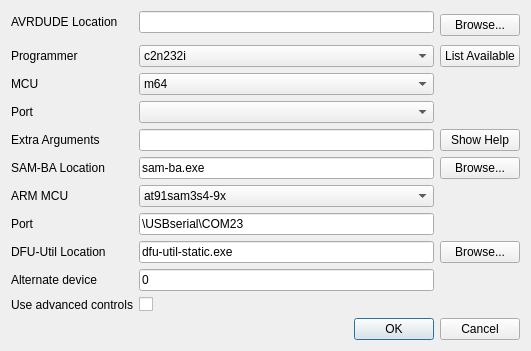
<?xml version="1.0" encoding="UTF-8"?>
<ui version="4.0">
 <class>burnConfigDialog</class>
 <widget class="QDialog" name="burnConfigDialog">
  <property name="geometry">
   <rect>
    <x>0</x>
    <y>0</y>
    <width>531</width>
    <height>335</height>
   </rect>
  </property>
  <property name="sizePolicy">
   <sizepolicy hsizetype="MinimumExpanding" vsizetype="Preferred">
    <horstretch>0</horstretch>
    <verstretch>0</verstretch>
   </sizepolicy>
  </property>
  <property name="minimumSize">
   <size>
    <width>531</width>
    <height>0</height>
   </size>
  </property>
  <property name="windowTitle">
   <string> Configuration AVRDUDE / SAM-BA</string>
  </property>
  <property name="windowIcon">
   <iconset resource="companion9x.qrc">
    <normaloff>:/images/configure.png</normaloff>:/images/configure.png</iconset>
  </property>
  <layout class="QGridLayout" name="gridLayout_2">
   <item row="2" column="0">
    <widget class="QDialogButtonBox" name="buttonBox">
     <property name="orientation">
      <enum>Qt::Horizontal</enum>
     </property>
     <property name="standardButtons">
      <set>QDialogButtonBox::Cancel|QDialogButtonBox::Ok</set>
     </property>
     <property name="centerButtons">
      <bool>false</bool>
     </property>
    </widget>
   </item>
   <item row="0" column="0">
    <layout class="QGridLayout" name="gridLayout">
     <item row="9" column="2">
      <widget class="QLineEdit" name="dfu_location">
       <property name="toolTip">
        <string>Location of sam-ba executable</string>
       </property>
       <property name="whatsThis">
        <string>The location of the AVRDUDE executable.</string>
       </property>
       <property name="text">
        <string notr="true">dfu-util-static.exe</string>
       </property>
      </widget>
     </item>
     <item row="9" column="0">
      <widget class="QLabel" name="label_dfu1">
       <property name="text">
        <string>DFU-Util Location</string>
       </property>
      </widget>
     </item>
     <item row="0" column="2">
      <widget class="QLineEdit" name="avrdude_location">
       <property name="toolTip">
        <string>Location of AVRDUDE executable</string>
       </property>
       <property name="whatsThis">
        <string>The location of the AVRDUDE executable.</string>
       </property>
       <property name="text">
        <string notr="true"/>
       </property>
      </widget>
     </item>
     <item row="0" column="4" rowspan="2">
      <widget class="QPushButton" name="pushButton">
       <property name="whatsThis">
        <string>Use this button to browse and look for the AVRDUDE executable file.</string>
       </property>
       <property name="text">
        <string>Browse...</string>
       </property>
      </widget>
     </item>
     <item row="2" column="0">
      <widget class="QLabel" name="label_av2">
       <property name="text">
        <string>Programmer</string>
       </property>
       <property name="alignment">
        <set>Qt::AlignLeading|Qt::AlignLeft|Qt::AlignVCenter</set>
       </property>
      </widget>
     </item>
     <item row="2" column="2">
      <widget class="QComboBox" name="avrdude_programmer">
       <property name="whatsThis">
        <string>Programmer used for communicating with the controller.
Please consult the programmer's documentation and the AVRDUDE documentation to select the appropriate programmer.</string>
       </property>
       <property name="insertPolicy">
        <enum>QComboBox::InsertAlphabetically</enum>
       </property>
       <item>
        <property name="text">
         <string notr="true">c2n232i</string>
        </property>
       </item>
       <item>
        <property name="text">
         <string notr="true">dasa3</string>
        </property>
       </item>
       <item>
        <property name="text">
         <string notr="true">dasa</string>
        </property>
       </item>
       <item>
        <property name="text">
         <string notr="true">siprog</string>
        </property>
       </item>
       <item>
        <property name="text">
         <string notr="true">ponyser</string>
        </property>
       </item>
       <item>
        <property name="text">
         <string notr="true">89isp</string>
        </property>
       </item>
       <item>
        <property name="text">
         <string notr="true">frank-stk200</string>
        </property>
       </item>
       <item>
        <property name="text">
         <string notr="true">blaster</string>
        </property>
       </item>
       <item>
        <property name="text">
         <string notr="true">ere-isp-avr</string>
        </property>
       </item>
       <item>
        <property name="text">
         <string notr="true">atisp</string>
        </property>
       </item>
       <item>
        <property name="text">
         <string notr="true">dapa</string>
        </property>
       </item>
       <item>
        <property name="text">
         <string notr="true">xil</string>
        </property>
       </item>
       <item>
        <property name="text">
         <string notr="true">futurlec</string>
        </property>
       </item>
       <item>
        <property name="text">
         <string notr="true">abcmini</string>
        </property>
       </item>
       <item>
        <property name="text">
         <string notr="true">picoweb</string>
        </property>
       </item>
       <item>
        <property name="text">
         <string notr="true">sp12</string>
        </property>
       </item>
       <item>
        <property name="text">
         <string notr="true">alf</string>
        </property>
       </item>
       <item>
        <property name="text">
         <string notr="true">bascom</string>
        </property>
       </item>
       <item>
        <property name="text">
         <string notr="true">dt006</string>
        </property>
       </item>
       <item>
        <property name="text">
         <string notr="true">pony-stk200</string>
        </property>
       </item>
       <item>
        <property name="text">
         <string notr="true">stk200</string>
        </property>
       </item>
       <item>
        <property name="text">
         <string notr="true">bsd</string>
        </property>
       </item>
       <item>
        <property name="text">
         <string notr="true">pavr</string>
        </property>
       </item>
       <item>
        <property name="text">
         <string notr="true">dragon_pdi</string>
        </property>
       </item>
       <item>
        <property name="text">
         <string notr="true">dragon_dw</string>
        </property>
       </item>
       <item>
        <property name="text">
         <string notr="true">dragon_hvsp</string>
        </property>
       </item>
       <item>
        <property name="text">
         <string notr="true">dragon_pp</string>
        </property>
       </item>
       <item>
        <property name="text">
         <string notr="true">dragon_isp</string>
        </property>
       </item>
       <item>
        <property name="text">
         <string notr="true">dragon_jtag</string>
        </property>
       </item>
       <item>
        <property name="text">
         <string notr="true">jtag2pdi</string>
        </property>
       </item>
       <item>
        <property name="text">
         <string notr="true">jtag2avr32</string>
        </property>
       </item>
       <item>
        <property name="text">
         <string notr="true">jtagmkII_avr32</string>
        </property>
       </item>
       <item>
        <property name="text">
         <string notr="true">jtag2dw</string>
        </property>
       </item>
       <item>
        <property name="text">
         <string notr="true">jtag2isp</string>
        </property>
       </item>
       <item>
        <property name="text">
         <string notr="true">jtag2</string>
        </property>
       </item>
       <item>
        <property name="text">
         <string notr="true">jtag2fast</string>
        </property>
       </item>
       <item>
        <property name="text">
         <string notr="true">jtag2slow</string>
        </property>
       </item>
       <item>
        <property name="text">
         <string notr="true">jtagmkII</string>
        </property>
       </item>
       <item>
        <property name="text">
         <string notr="true">jtag1slow</string>
        </property>
       </item>
       <item>
        <property name="text">
         <string notr="true">jtag1</string>
        </property>
       </item>
       <item>
        <property name="text">
         <string notr="true">jtagmkI</string>
        </property>
       </item>
       <item>
        <property name="text">
         <string notr="true">avr911</string>
        </property>
       </item>
       <item>
        <property name="text">
         <string notr="true">avr109</string>
        </property>
       </item>
       <item>
        <property name="text">
         <string notr="true">butterfly</string>
        </property>
       </item>
       <item>
        <property name="text">
         <string notr="true">usbtiny</string>
        </property>
       </item>
       <item>
        <property name="text">
         <string notr="true">usbasp</string>
        </property>
       </item>
       <item>
        <property name="text">
         <string notr="true">avr910</string>
        </property>
       </item>
       <item>
        <property name="text">
         <string notr="true">stk600hvsp</string>
        </property>
       </item>
       <item>
        <property name="text">
         <string notr="true">stk600pp</string>
        </property>
       </item>
       <item>
        <property name="text">
         <string notr="true">stk600</string>
        </property>
       </item>
       <item>
        <property name="text">
         <string notr="true">stk500hvsp</string>
        </property>
       </item>
       <item>
        <property name="text">
         <string notr="true">stk500pp</string>
        </property>
       </item>
       <item>
        <property name="text">
         <string notr="true">stk500v2</string>
        </property>
       </item>
       <item>
        <property name="text">
         <string notr="true">mib510</string>
        </property>
       </item>
       <item>
        <property name="text">
         <string notr="true">stk500v1</string>
        </property>
       </item>
       <item>
        <property name="text">
         <string notr="true">stk500</string>
        </property>
       </item>
       <item>
        <property name="text">
         <string notr="true">buspirate</string>
        </property>
       </item>
       <item>
        <property name="text">
         <string notr="true">avrisp2</string>
        </property>
       </item>
       <item>
        <property name="text">
         <string notr="true">avrispmkII</string>
        </property>
       </item>
       <item>
        <property name="text">
         <string notr="true">avrispv2</string>
        </property>
       </item>
       <item>
        <property name="text">
         <string notr="true">avrisp</string>
        </property>
       </item>
       <item>
        <property name="text">
         <string notr="true">arduino</string>
        </property>
       </item>
      </widget>
     </item>
     <item row="2" column="4">
      <widget class="QPushButton" name="pushButton_3">
       <property name="whatsThis">
        <string>List all available programmers.</string>
       </property>
       <property name="text">
        <string>List Available</string>
       </property>
      </widget>
     </item>
     <item row="5" column="2">
      <widget class="QLineEdit" name="avrArgs">
       <property name="toolTip">
        <string>Extra arguments that will be passed to AVRDUDE on every call</string>
       </property>
       <property name="whatsThis">
        <string>Extra arguments used in AVRDUDE.
This can be used for providing extra information to AVRDUDE.

Please only use this if you know what you are doing.  There are no error checks and you could cripple your controller.</string>
       </property>
       <property name="text">
        <string notr="true"/>
       </property>
      </widget>
     </item>
     <item row="5" column="0">
      <widget class="QLabel" name="label_av5">
       <property name="text">
        <string>Extra Arguments</string>
       </property>
       <property name="alignment">
        <set>Qt::AlignLeading|Qt::AlignLeft|Qt::AlignVCenter</set>
       </property>
      </widget>
     </item>
     <item row="5" column="4">
      <widget class="QPushButton" name="pushButton_4">
       <property name="whatsThis">
        <string>Show AVRDUDE help</string>
       </property>
       <property name="text">
        <string>Show Help</string>
       </property>
      </widget>
     </item>
     <item row="4" column="2">
      <widget class="QComboBox" name="avrdude_port">
       <property name="whatsThis">
        <string>Communication port to the programmer.
</string>
       </property>
       <item>
        <property name="text">
         <string notr="true"/>
        </property>
       </item>
       <item>
        <property name="text">
         <string notr="true">usb</string>
        </property>
       </item>
       <item>
        <property name="text">
         <string notr="true">com1</string>
        </property>
       </item>
       <item>
        <property name="text">
         <string notr="true">com2</string>
        </property>
       </item>
       <item>
        <property name="text">
         <string notr="true">com3</string>
        </property>
       </item>
       <item>
        <property name="text">
         <string notr="true">com4</string>
        </property>
       </item>
       <item>
        <property name="text">
         <string notr="true">lpt1</string>
        </property>
       </item>
       <item>
        <property name="text">
         <string notr="true">lpt2</string>
        </property>
       </item>
       <item>
        <property name="text">
         <string notr="true">lpt3</string>
        </property>
       </item>
       <item>
        <property name="text">
         <string notr="true">lpt4</string>
        </property>
       </item>
       <item>
        <property name="text">
         <string notr="true">avrdoper</string>
        </property>
       </item>
       <item>
        <property name="text">
         <string notr="true">/dev/ttyUSB0</string>
        </property>
       </item>
       <item>
        <property name="text">
         <string notr="true">/dev/ttyUSB1</string>
        </property>
       </item>
      </widget>
     </item>
     <item row="4" column="0">
      <widget class="QLabel" name="label_av4">
       <property name="text">
        <string>Port</string>
       </property>
       <property name="alignment">
        <set>Qt::AlignLeading|Qt::AlignLeft|Qt::AlignVCenter</set>
       </property>
      </widget>
     </item>
     <item row="0" column="0">
      <widget class="QLabel" name="label_av1">
       <property name="text">
        <string>AVRDUDE Location</string>
       </property>
       <property name="alignment">
        <set>Qt::AlignLeading|Qt::AlignLeft|Qt::AlignVCenter</set>
       </property>
      </widget>
     </item>
     <item row="3" column="0">
      <widget class="QLabel" name="label_av3">
       <property name="text">
        <string>MCU</string>
       </property>
       <property name="alignment">
        <set>Qt::AlignLeading|Qt::AlignLeft|Qt::AlignVCenter</set>
       </property>
      </widget>
     </item>
     <item row="3" column="2">
      <widget class="QComboBox" name="avrdude_mcu">
       <property name="toolTip">
        <string>CPU of your TX</string>
       </property>
       <property name="whatsThis">
        <string>CPU present on your 9x radio
Should be m64 for stock radios
m2560 for v4.1 boards</string>
       </property>
       <property name="insertPolicy">
        <enum>QComboBox::InsertAlphabetically</enum>
       </property>
       <item>
        <property name="text">
         <string notr="true">m64</string>
        </property>
       </item>
       <item>
        <property name="text">
         <string notr="true">m128</string>
        </property>
       </item>
       <item>
        <property name="text">
         <string notr="true">m2560</string>
        </property>
       </item>
      </widget>
     </item>
     <item row="7" column="2">
      <widget class="QComboBox" name="arm_mcu">
       <property name="toolTip">
        <string>CPU of your TX</string>
       </property>
       <property name="whatsThis">
        <string>CPU present on your 9x radio
Should be m64 for stock radios
m2560 for v4.1 boards</string>
       </property>
       <property name="insertPolicy">
        <enum>QComboBox::InsertAlphabetically</enum>
       </property>
       <item>
        <property name="text">
         <string notr="true">at91sam3s4-9x</string>
        </property>
       </item>
      </widget>
     </item>
     <item row="6" column="0">
      <widget class="QLabel" name="label_sb1">
       <property name="text">
        <string>SAM-BA Location</string>
       </property>
       <property name="alignment">
        <set>Qt::AlignLeading|Qt::AlignLeft|Qt::AlignVCenter</set>
       </property>
      </widget>
     </item>
     <item row="6" column="2">
      <widget class="QLineEdit" name="samba_location">
       <property name="toolTip">
        <string>Location of sam-ba executable</string>
       </property>
       <property name="whatsThis">
        <string>The location of the AVRDUDE executable.</string>
       </property>
       <property name="text">
        <string notr="true">sam-ba.exe</string>
       </property>
      </widget>
     </item>
     <item row="7" column="0">
      <widget class="QLabel" name="label_sb2">
       <property name="text">
        <string>ARM MCU</string>
       </property>
       <property name="alignment">
        <set>Qt::AlignLeading|Qt::AlignLeft|Qt::AlignVCenter</set>
       </property>
      </widget>
     </item>
     <item row="8" column="0">
      <widget class="QLabel" name="label_sb3">
       <property name="text">
        <string>Port</string>
       </property>
       <property name="alignment">
        <set>Qt::AlignLeading|Qt::AlignLeft|Qt::AlignVCenter</set>
       </property>
      </widget>
     </item>
     <item row="8" column="2">
      <widget class="QLineEdit" name="samba_port">
       <property name="toolTip">
        <string>sam-ba serial port</string>
       </property>
       <property name="whatsThis">
        <string>The location of the AVRDUDE executable.</string>
       </property>
       <property name="text">
        <string notr="true">\USBserial\COM23</string>
       </property>
      </widget>
     </item>
     <item row="10" column="0">
      <widget class="QLabel" name="label_dfu2">
       <property name="text">
        <string>Alternate device</string>
       </property>
      </widget>
     </item>
     <item row="10" column="2">
      <widget class="QLineEdit" name="dfuArgs">
       <property name="toolTip">
        <string>Extra arguments that will be passed to AVRDUDE on every call</string>
       </property>
       <property name="whatsThis">
        <string>Extra arguments used in AVRDUDE.
This can be used for providing extra information to AVRDUDE.

Please only use this if you know what you are doing.  There are no error checks and you could cripple your controller.</string>
       </property>
       <property name="text">
        <string notr="true">0</string>
       </property>
      </widget>
     </item>
     <item row="6" column="4">
      <widget class="QPushButton" name="sb_browse">
       <property name="whatsThis">
        <string>Use this button to browse and look for the AVRDUDE executable file.</string>
       </property>
       <property name="text">
        <string>Browse...</string>
       </property>
      </widget>
     </item>
     <item row="9" column="4">
      <widget class="QPushButton" name="dfu_browse">
       <property name="whatsThis">
        <string>Use this button to browse and look for the AVRDUDE executable file.</string>
       </property>
       <property name="text">
        <string>Browse...</string>
       </property>
      </widget>
     </item>
     <item row="11" column="2">
      <widget class="QCheckBox" name="advCtrChkB">
       <property name="text">
        <string/>
       </property>
      </widget>
     </item>
     <item row="11" column="0">
      <widget class="QLabel" name="label">
       <property name="text">
        <string>Use advanced controls</string>
       </property>
      </widget>
     </item>
    </layout>
   </item>
   <item row="1" column="0">
    <spacer name="verticalSpacer">
     <property name="orientation">
      <enum>Qt::Vertical</enum>
     </property>
     <property name="sizeHint" stdset="0">
      <size>
       <width>20</width>
       <height>40</height>
      </size>
     </property>
    </spacer>
   </item>
  </layout>
 </widget>
 <tabstops>
  <tabstop>avrdude_location</tabstop>
  <tabstop>pushButton</tabstop>
  <tabstop>avrdude_programmer</tabstop>
  <tabstop>pushButton_3</tabstop>
  <tabstop>avrdude_mcu</tabstop>
  <tabstop>avrdude_port</tabstop>
  <tabstop>avrArgs</tabstop>
  <tabstop>pushButton_4</tabstop>
  <tabstop>buttonBox</tabstop>
 </tabstops>
 <resources>
  <include location="companion9x.qrc"/>
 </resources>
 <connections>
  <connection>
   <sender>buttonBox</sender>
   <signal>rejected()</signal>
   <receiver>burnConfigDialog</receiver>
   <slot>reject()</slot>
   <hints>
    <hint type="sourcelabel">
     <x>316</x>
     <y>260</y>
    </hint>
    <hint type="destinationlabel">
     <x>286</x>
     <y>274</y>
    </hint>
   </hints>
  </connection>
  <connection>
   <sender>buttonBox</sender>
   <signal>accepted()</signal>
   <receiver>burnConfigDialog</receiver>
   <slot>accept()</slot>
   <hints>
    <hint type="sourcelabel">
     <x>248</x>
     <y>254</y>
    </hint>
    <hint type="destinationlabel">
     <x>157</x>
     <y>274</y>
    </hint>
   </hints>
  </connection>
 </connections>
</ui>
